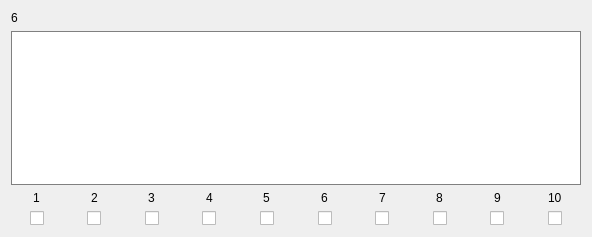
            <widget class="QWidget" name="scrollAreaWidgetContents_166">
             <property name="geometry">
              <rect>
               <x>0</x>
               <y>0</y>
               <width>592</width>
               <height>237</height>
              </rect>
             </property>
             <layout class="QVBoxLayout" name="verticalLayout_110">
              <item>
               <widget class="QLabel" name="Name_6">
                <property name="text">
                 <string>6</string>
                </property>
               </widget>
              </item>
              <item>
               <widget class="QTextEdit" name="Text_6">
                <property name="styleSheet">
                 <string notr="true">border: 1px solid gray</string>
                </property>
               </widget>
              </item>
              <item>
               <layout class="QHBoxLayout" name="horizontalLayout_9">
                <property name="bottomMargin">
                 <number>0</number>
                </property>
                <item>
                 <layout class="QVBoxLayout" name="verticalLayout_54">
                  <property name="rightMargin">
                   <number>0</number>
                  </property>
                  <property name="bottomMargin">
                   <number>0</number>
                  </property>
                  <item alignment="Qt::AlignHCenter">
                   <widget class="QLabel" name="label_52">
                    <property name="text">
                     <string>1</string>
                    </property>
                   </widget>
                  </item>
                  <item alignment="Qt::AlignHCenter">
                   <widget class="QCheckBox" name="Check_6_1">
                    <property name="text">
                     <string/>
                    </property>
                   </widget>
                  </item>
                 </layout>
                </item>
                <item>
                 <layout class="QVBoxLayout" name="verticalLayout_55">
                  <property name="rightMargin">
                   <number>0</number>
                  </property>
                  <property name="bottomMargin">
                   <number>0</number>
                  </property>
                  <item alignment="Qt::AlignHCenter">
                   <widget class="QLabel" name="label_53">
                    <property name="text">
                     <string>2</string>
                    </property>
                   </widget>
                  </item>
                  <item alignment="Qt::AlignHCenter">
                   <widget class="QCheckBox" name="Check_6_2">
                    <property name="text">
                     <string/>
                    </property>
                   </widget>
                  </item>
                 </layout>
                </item>
                <item>
                 <layout class="QVBoxLayout" name="verticalLayout_56">
                  <property name="rightMargin">
                   <number>0</number>
                  </property>
                  <property name="bottomMargin">
                   <number>0</number>
                  </property>
                  <item alignment="Qt::AlignHCenter">
                   <widget class="QLabel" name="label_54">
                    <property name="text">
                     <string>3</string>
                    </property>
                   </widget>
                  </item>
                  <item alignment="Qt::AlignHCenter">
                   <widget class="QCheckBox" name="Check_6_3">
                    <property name="text">
                     <string/>
                    </property>
                   </widget>
                  </item>
                 </layout>
                </item>
                <item>
                 <layout class="QVBoxLayout" name="verticalLayout_57">
                  <property name="rightMargin">
                   <number>0</number>
                  </property>
                  <property name="bottomMargin">
                   <number>0</number>
                  </property>
                  <item alignment="Qt::AlignHCenter">
                   <widget class="QLabel" name="label_55">
                    <property name="text">
                     <string>4</string>
                    </property>
                   </widget>
                  </item>
                  <item alignment="Qt::AlignHCenter">
                   <widget class="QCheckBox" name="Check_6_4">
                    <property name="text">
                     <string/>
                    </property>
                   </widget>
                  </item>
                 </layout>
                </item>
                <item>
                 <layout class="QVBoxLayout" name="verticalLayout_58">
                  <property name="rightMargin">
                   <number>0</number>
                  </property>
                  <property name="bottomMargin">
                   <number>0</number>
                  </property>
                  <item alignment="Qt::AlignHCenter">
                   <widget class="QLabel" name="label_56">
                    <property name="text">
                     <string>5</string>
                    </property>
                   </widget>
                  </item>
                  <item alignment="Qt::AlignHCenter">
                   <widget class="QCheckBox" name="Check_6_5">
                    <property name="text">
                     <string/>
                    </property>
                   </widget>
                  </item>
                 </layout>
                </item>
                <item>
                 <layout class="QVBoxLayout" name="verticalLayout_59">
                  <property name="rightMargin">
                   <number>0</number>
                  </property>
                  <property name="bottomMargin">
                   <number>0</number>
                  </property>
                  <item alignment="Qt::AlignHCenter">
                   <widget class="QLabel" name="label_57">
                    <property name="text">
                     <string>6</string>
                    </property>
                   </widget>
                  </item>
                  <item alignment="Qt::AlignHCenter">
                   <widget class="QCheckBox" name="Check_6_6">
                    <property name="text">
                     <string/>
                    </property>
                   </widget>
                  </item>
                 </layout>
                </item>
                <item>
                 <layout class="QVBoxLayout" name="verticalLayout_60">
                  <property name="rightMargin">
                   <number>0</number>
                  </property>
                  <property name="bottomMargin">
                   <number>0</number>
                  </property>
                  <item alignment="Qt::AlignHCenter">
                   <widget class="QLabel" name="label_58">
                    <property name="text">
                     <string>7</string>
                    </property>
                   </widget>
                  </item>
                  <item alignment="Qt::AlignHCenter">
                   <widget class="QCheckBox" name="Check_6_7">
                    <property name="text">
                     <string/>
                    </property>
                   </widget>
                  </item>
                 </layout>
                </item>
                <item>
                 <layout class="QVBoxLayout" name="verticalLayout_61">
                  <property name="rightMargin">
                   <number>0</number>
                  </property>
                  <property name="bottomMargin">
                   <number>0</number>
                  </property>
                  <item alignment="Qt::AlignHCenter">
                   <widget class="QLabel" name="label_59">
                    <property name="text">
                     <string>8</string>
                    </property>
                   </widget>
                  </item>
                  <item alignment="Qt::AlignHCenter">
                   <widget class="QCheckBox" name="Check_6_8">
                    <property name="text">
                     <string/>
                    </property>
                   </widget>
                  </item>
                 </layout>
                </item>
                <item>
                 <layout class="QVBoxLayout" name="verticalLayout_62">
                  <property name="rightMargin">
                   <number>0</number>
                  </property>
                  <property name="bottomMargin">
                   <number>0</number>
                  </property>
                  <item alignment="Qt::AlignHCenter">
                   <widget class="QLabel" name="label_60">
                    <property name="text">
                     <string>9</string>
                    </property>
                   </widget>
                  </item>
                  <item alignment="Qt::AlignHCenter">
                   <widget class="QCheckBox" name="Check_6_9">
                    <property name="text">
                     <string/>
                    </property>
                   </widget>
                  </item>
                 </layout>
                </item>
                <item>
                 <layout class="QVBoxLayout" name="verticalLayout_63">
                  <property name="rightMargin">
                   <number>0</number>
                  </property>
                  <property name="bottomMargin">
                   <number>0</number>
                  </property>
                  <item alignment="Qt::AlignHCenter">
                   <widget class="QLabel" name="label_61">
                    <property name="text">
                     <string>10</string>
                    </property>
                   </widget>
                  </item>
                  <item alignment="Qt::AlignHCenter">
                   <widget class="QCheckBox" name="Check_6_10">
                    <property name="text">
                     <string/>
                    </property>
                   </widget>
                  </item>
                 </layout>
                </item>
               </layout>
              </item>
             </layout>
            </widget>
